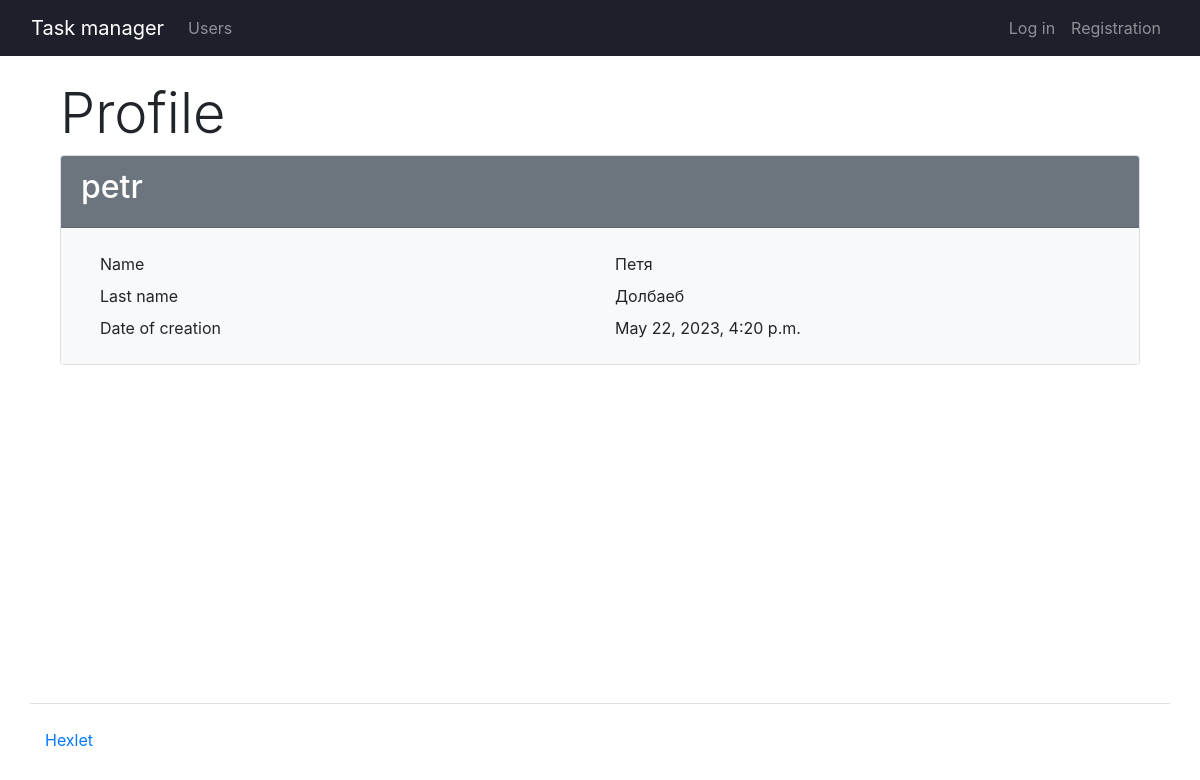
The page /users/1/ on the database its author committed.
### task_manager/users/models.py (models this page shows, shortened)
class CustomUser(AbstractUser):
    groups = models.ManyToManyField(
        "auth.Group",
        blank=True,
        related_name="customuser_set",
        related_query_name="customuser",
    )
    user_permissions = models.ManyToManyField(
        "auth.Permission",
        blank=True,
        related_name="customuser_set",
        related_query_name="customuser",
    )

### task_manager/users/views.py (the view)
# urls.py: path("<int:pk>/", ProfileUserView.as_view(), name="user_profile"),
class ProfileUserView(View):
    def get(self, request, *args, **kwargs):
        user = CustomUser.objects.get(pk=kwargs.get("pk"))
        return render(request, "users/profile.html", context={"user": user})

### task_manager/templates/users/profile.html (shortened to what this page needs)
{% extends 'base.html' %}
{% load i18n %}
{% load bootstrap4 %}
{% block content %}
<div class="container wrapper flex-grow-1">
    <h1 class="display-4">{% translate "Profile" %}</h1>
    <div class="card">
        <div class="card-header bg-secondary text-white">
          <h2>{{ user.username }}</h2>
        </div>
        <div class="card-body bg-light">
          <div class="container">
            <div class="row p-1">
              <div class="col">{% translate "Name" %}</div>
              <div class="col">{{ user.first_name }}</div>
            </div>
            <div class="row p-1">
              <div class="col">{% translate "Last name" %}</div>
              <div class="col"> {{ user.last_name }}</div>
            </div>
            <div class="row p-1">
              <div class="col">{% translate "Date of creation" %}</div>
              <div class="col">{{ user.date_joined }}</div>
            </div>
          </div>
        </div>
    </div>
</div>
{% endblock content %}

### rows shown on the page
CustomUser: username "petr", first_name "Петя", last_name "Долбаеб", date_joined "May 22, 2023, 4:20 p.m."
